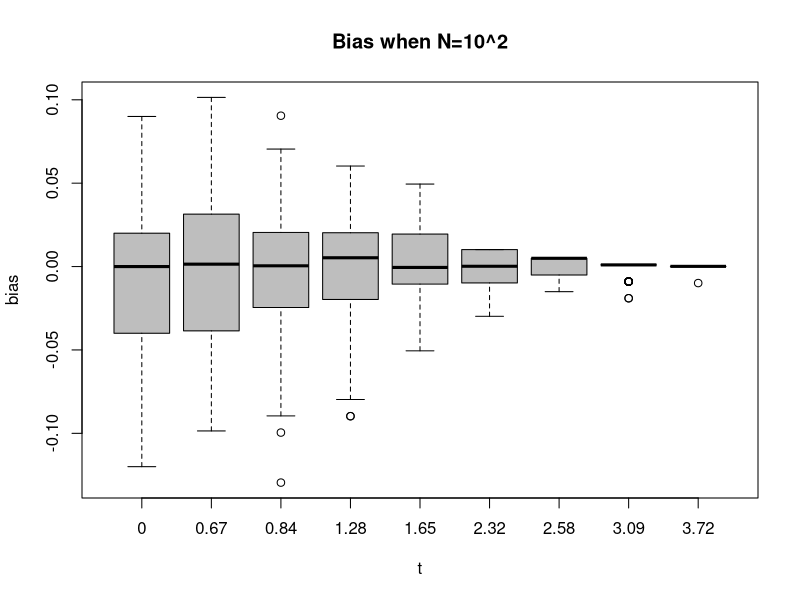
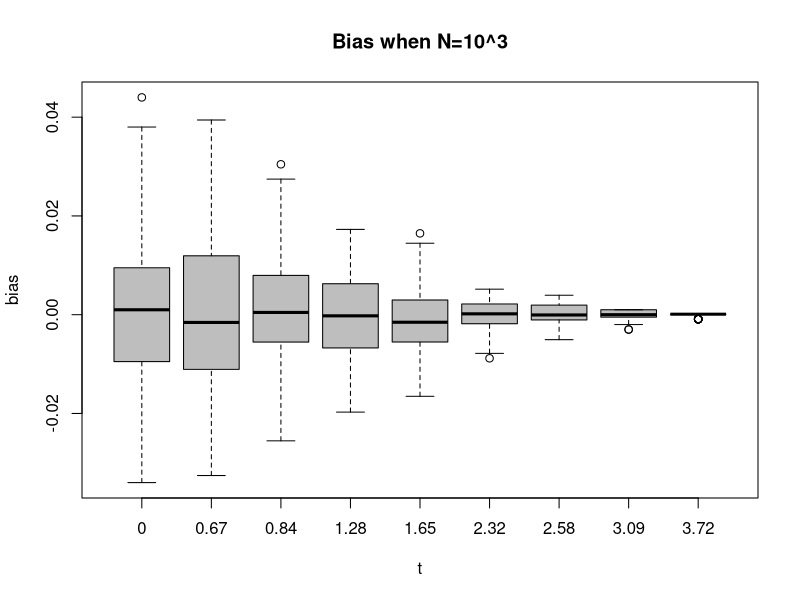
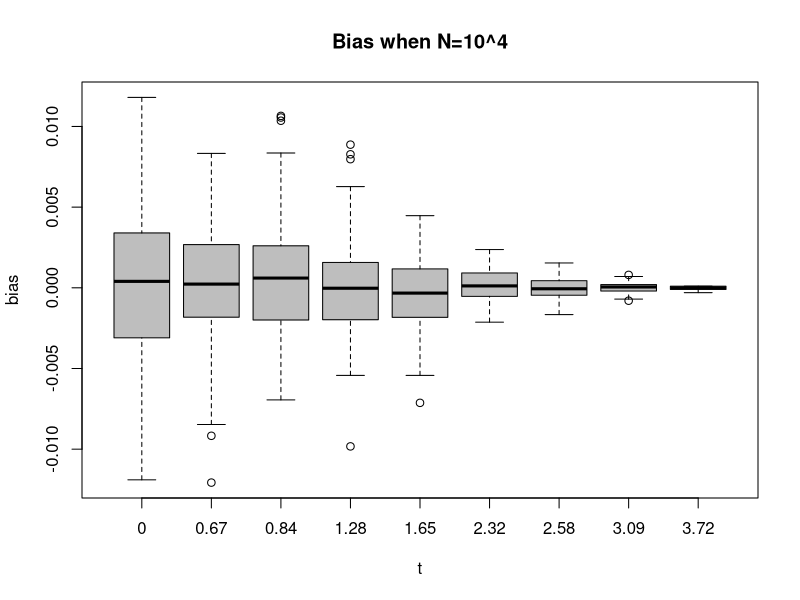

The R source for these figures, in order:
## ---- chunk 1
t<- c(0.0, 0.67, 0.84, 1.28, 1.65, 2.32, 2.58, 3.09, 3.72)
n<- c(10^2,10^3,10^4)
result<- array(0, c(3,9,100))
for (i in 1:length(n)){
  for(j in 1:length(t)){
    a<- rnorm(n[i],0,1)
    result[i,j,1]<- sum(a<=t[j])/n[i]
  }
}
## ---- chunk 2
t<- c(0.0, 0.67, 0.84, 1.28, 1.65, 2.32, 2.58, 3.09, 3.72)
n<- c(10^2,10^3,10^4)
result<- array(0, c(3,9,100))
for (k in 1:100){
  for (i in 1:length(n)){
    for(j in 1:length(t)){
      a<- rnorm(n[i],0,1)
      result[i,j,k]<- sum(a<=t[j])/n[i]
    }
  }
}
## ---- chunk 3
True_value<- pnorm(t)
boxplot(result[1,1,]-True_value[1],result[1,2,]-True_value[2],result[1,3,]-True_value[3],result[1,4,]-True_value[4],result[1,5,]-True_value[5],result[1,6,]-True_value[6],result[1,7,]-True_value[7],result[1,8,]-True_value[8],result[1,9,]-True_value[9],
        names = t, 
        main = 'Bias when N=10^2',
        xlab = 't',
        ylab = 'bias',
        col = 'grey')
boxplot(result[2,1,]-True_value[1],result[2,2,]-True_value[2],result[2,3,]-True_value[3],result[2,4,]-True_value[4],result[2,5,]-True_value[5],result[2,6,]-True_value[6],result[2,7,]-True_value[7],result[2,8,]-True_value[8],result[2,9,]-True_value[9],
        names = t, 
        main = 'Bias when N=10^3',
        xlab = 't',
        ylab = 'bias',
        col = 'grey')
boxplot(result[3,1,]-True_value[1],result[3,2,]-True_value[2],result[3,3,]-True_value[3],result[3,4,]-True_value[4],result[3,5,]-True_value[5],result[3,6,]-True_value[6],result[3,7,]-True_value[7],result[3,8,]-True_value[8],result[3,9,]-True_value[9],
        names = t, 
        main = 'Bias when N=10^4',
        xlab = 't',
        ylab = 'bias',
        col = 'grey')
